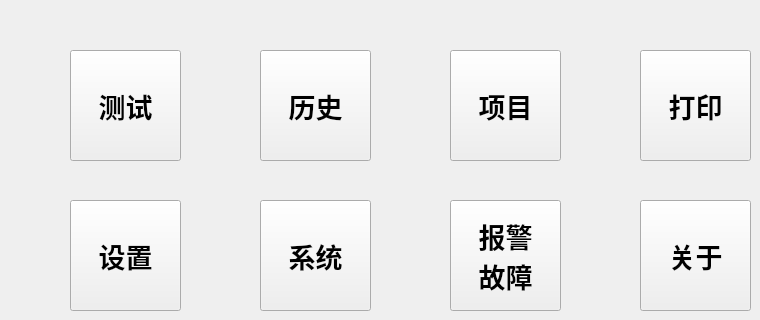
     <widget class="QWidget" name="mainM">
      <widget class="QToolButton" name="btnT_menu">
       <property name="geometry">
        <rect>
         <x>70</x>
         <y>50</y>
         <width>111</width>
         <height>111</height>
        </rect>
       </property>
       <property name="sizePolicy">
        <sizepolicy hsizetype="Expanding" vsizetype="Expanding">
         <horstretch>0</horstretch>
         <verstretch>0</verstretch>
        </sizepolicy>
       </property>
       <property name="font">
        <font>
         <family>Ubuntu</family>
         <pointsize>20</pointsize>
         <weight>75</weight>
         <italic>false</italic>
         <bold>true</bold>
        </font>
       </property>
       <property name="text">
        <string>测试</string>
       </property>
       <property name="iconSize">
        <size>
         <width>80</width>
         <height>30</height>
        </size>
       </property>
       <property name="toolButtonStyle">
        <enum>Qt::ToolButtonTextUnderIcon</enum>
       </property>
      </widget>
      <widget class="QToolButton" name="btnH_menu">
       <property name="geometry">
        <rect>
         <x>260</x>
         <y>50</y>
         <width>111</width>
         <height>111</height>
        </rect>
       </property>
       <property name="sizePolicy">
        <sizepolicy hsizetype="Expanding" vsizetype="Expanding">
         <horstretch>0</horstretch>
         <verstretch>0</verstretch>
        </sizepolicy>
       </property>
       <property name="font">
        <font>
         <family>Ubuntu</family>
         <pointsize>20</pointsize>
         <weight>75</weight>
         <italic>false</italic>
         <bold>true</bold>
        </font>
       </property>
       <property name="text">
        <string>历史</string>
       </property>
       <property name="iconSize">
        <size>
         <width>80</width>
         <height>30</height>
        </size>
       </property>
       <property name="toolButtonStyle">
        <enum>Qt::ToolButtonTextUnderIcon</enum>
       </property>
      </widget>
      <widget class="QToolButton" name="btnP_menu">
       <property name="geometry">
        <rect>
         <x>450</x>
         <y>50</y>
         <width>111</width>
         <height>111</height>
        </rect>
       </property>
       <property name="sizePolicy">
        <sizepolicy hsizetype="Expanding" vsizetype="Expanding">
         <horstretch>0</horstretch>
         <verstretch>0</verstretch>
        </sizepolicy>
       </property>
       <property name="font">
        <font>
         <family>Ubuntu</family>
         <pointsize>20</pointsize>
         <weight>75</weight>
         <italic>false</italic>
         <bold>true</bold>
        </font>
       </property>
       <property name="text">
        <string>项目</string>
       </property>
       <property name="iconSize">
        <size>
         <width>80</width>
         <height>30</height>
        </size>
       </property>
       <property name="toolButtonStyle">
        <enum>Qt::ToolButtonTextUnderIcon</enum>
       </property>
      </widget>
      <widget class="QToolButton" name="btnQ_menu">
       <property name="geometry">
        <rect>
         <x>260</x>
         <y>200</y>
         <width>111</width>
         <height>111</height>
        </rect>
       </property>
       <property name="sizePolicy">
        <sizepolicy hsizetype="Expanding" vsizetype="Expanding">
         <horstretch>0</horstretch>
         <verstretch>0</verstretch>
        </sizepolicy>
       </property>
       <property name="font">
        <font>
         <family>Ubuntu</family>
         <pointsize>20</pointsize>
         <weight>75</weight>
         <italic>false</italic>
         <bold>true</bold>
        </font>
       </property>
       <property name="text">
        <string>系统</string>
       </property>
       <property name="iconSize">
        <size>
         <width>80</width>
         <height>30</height>
        </size>
       </property>
       <property name="toolButtonStyle">
        <enum>Qt::ToolButtonTextUnderIcon</enum>
       </property>
      </widget>
      <widget class="QToolButton" name="btnS_menu">
       <property name="geometry">
        <rect>
         <x>70</x>
         <y>200</y>
         <width>111</width>
         <height>111</height>
        </rect>
       </property>
       <property name="sizePolicy">
        <sizepolicy hsizetype="Expanding" vsizetype="Expanding">
         <horstretch>0</horstretch>
         <verstretch>0</verstretch>
        </sizepolicy>
       </property>
       <property name="font">
        <font>
         <family>Ubuntu</family>
         <pointsize>20</pointsize>
         <weight>75</weight>
         <italic>false</italic>
         <bold>true</bold>
        </font>
       </property>
       <property name="text">
        <string>设置</string>
       </property>
       <property name="iconSize">
        <size>
         <width>80</width>
         <height>30</height>
        </size>
       </property>
       <property name="toolButtonStyle">
        <enum>Qt::ToolButtonTextUnderIcon</enum>
       </property>
      </widget>
      <widget class="QToolButton" name="btnD_menu">
       <property name="geometry">
        <rect>
         <x>450</x>
         <y>200</y>
         <width>111</width>
         <height>111</height>
        </rect>
       </property>
       <property name="sizePolicy">
        <sizepolicy hsizetype="Expanding" vsizetype="Expanding">
         <horstretch>0</horstretch>
         <verstretch>0</verstretch>
        </sizepolicy>
       </property>
       <property name="font">
        <font>
         <family>Ubuntu</family>
         <pointsize>20</pointsize>
         <weight>75</weight>
         <italic>false</italic>
         <bold>true</bold>
        </font>
       </property>
       <property name="text">
        <string>报警
故障</string>
       </property>
       <property name="iconSize">
        <size>
         <width>80</width>
         <height>30</height>
        </size>
       </property>
       <property name="toolButtonStyle">
        <enum>Qt::ToolButtonTextUnderIcon</enum>
       </property>
      </widget>
      <widget class="QToolButton" name="btnp_menu">
       <property name="geometry">
        <rect>
         <x>640</x>
         <y>50</y>
         <width>111</width>
         <height>111</height>
        </rect>
       </property>
       <property name="sizePolicy">
        <sizepolicy hsizetype="Expanding" vsizetype="Expanding">
         <horstretch>0</horstretch>
         <verstretch>0</verstretch>
        </sizepolicy>
       </property>
       <property name="font">
        <font>
         <family>Ubuntu</family>
         <pointsize>20</pointsize>
         <weight>75</weight>
         <italic>false</italic>
         <bold>true</bold>
        </font>
       </property>
       <property name="text">
        <string>打印</string>
       </property>
       <property name="iconSize">
        <size>
         <width>80</width>
         <height>30</height>
        </size>
       </property>
       <property name="toolButtonStyle">
        <enum>Qt::ToolButtonTextUnderIcon</enum>
       </property>
      </widget>
      <widget class="QToolButton" name="btna_menu">
       <property name="geometry">
        <rect>
         <x>640</x>
         <y>200</y>
         <width>111</width>
         <height>111</height>
        </rect>
       </property>
       <property name="sizePolicy">
        <sizepolicy hsizetype="Expanding" vsizetype="Expanding">
         <horstretch>0</horstretch>
         <verstretch>0</verstretch>
        </sizepolicy>
       </property>
       <property name="font">
        <font>
         <family>Ubuntu</family>
         <pointsize>20</pointsize>
         <weight>75</weight>
         <italic>false</italic>
         <bold>true</bold>
        </font>
       </property>
       <property name="text">
        <string>关于</string>
       </property>
       <property name="iconSize">
        <size>
         <width>80</width>
         <height>30</height>
        </size>
       </property>
       <property name="toolButtonStyle">
        <enum>Qt::ToolButtonTextUnderIcon</enum>
       </property>
      </widget>
     </widget>
